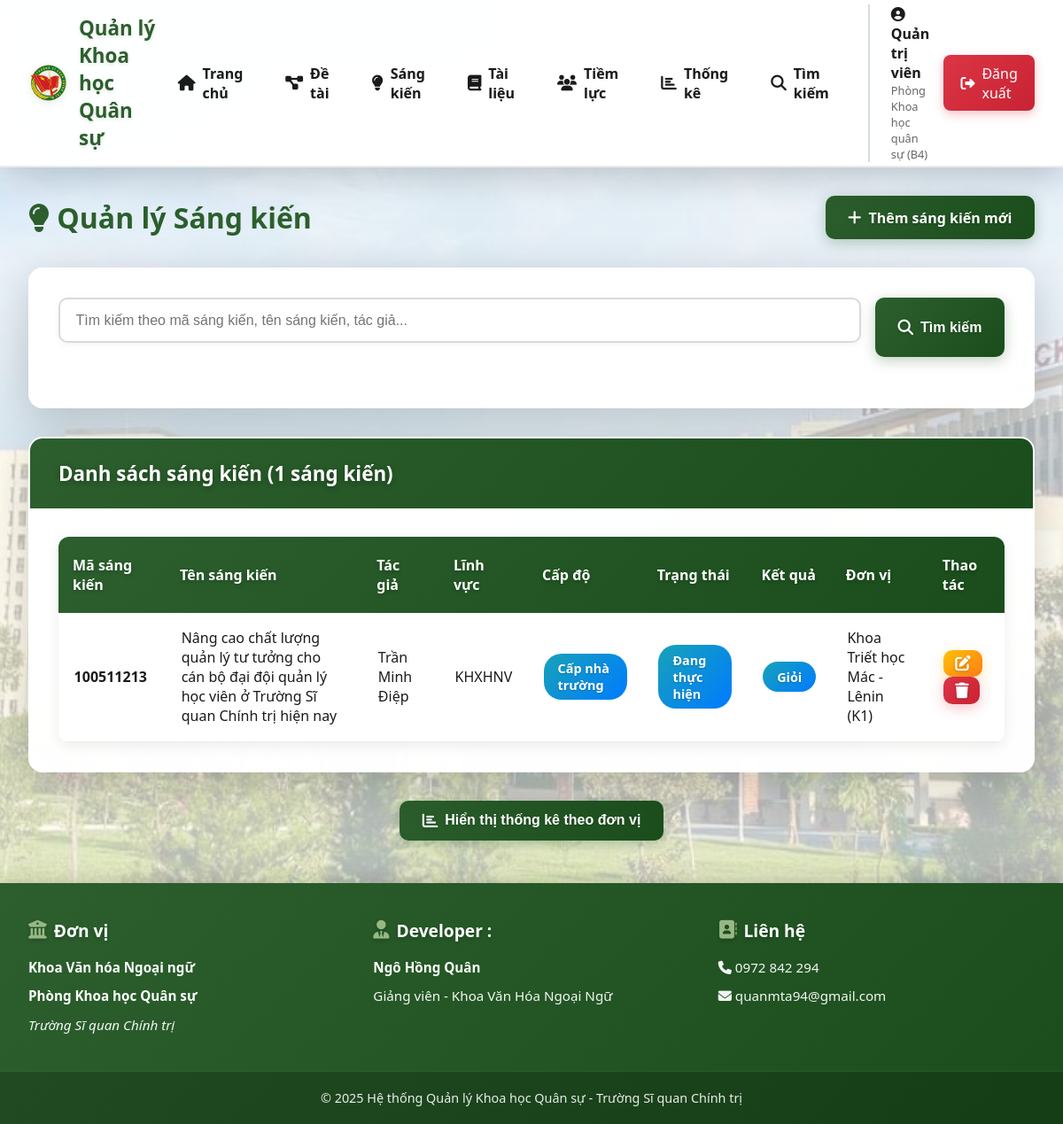
Before: /sangkien (signed in) with the older database file.
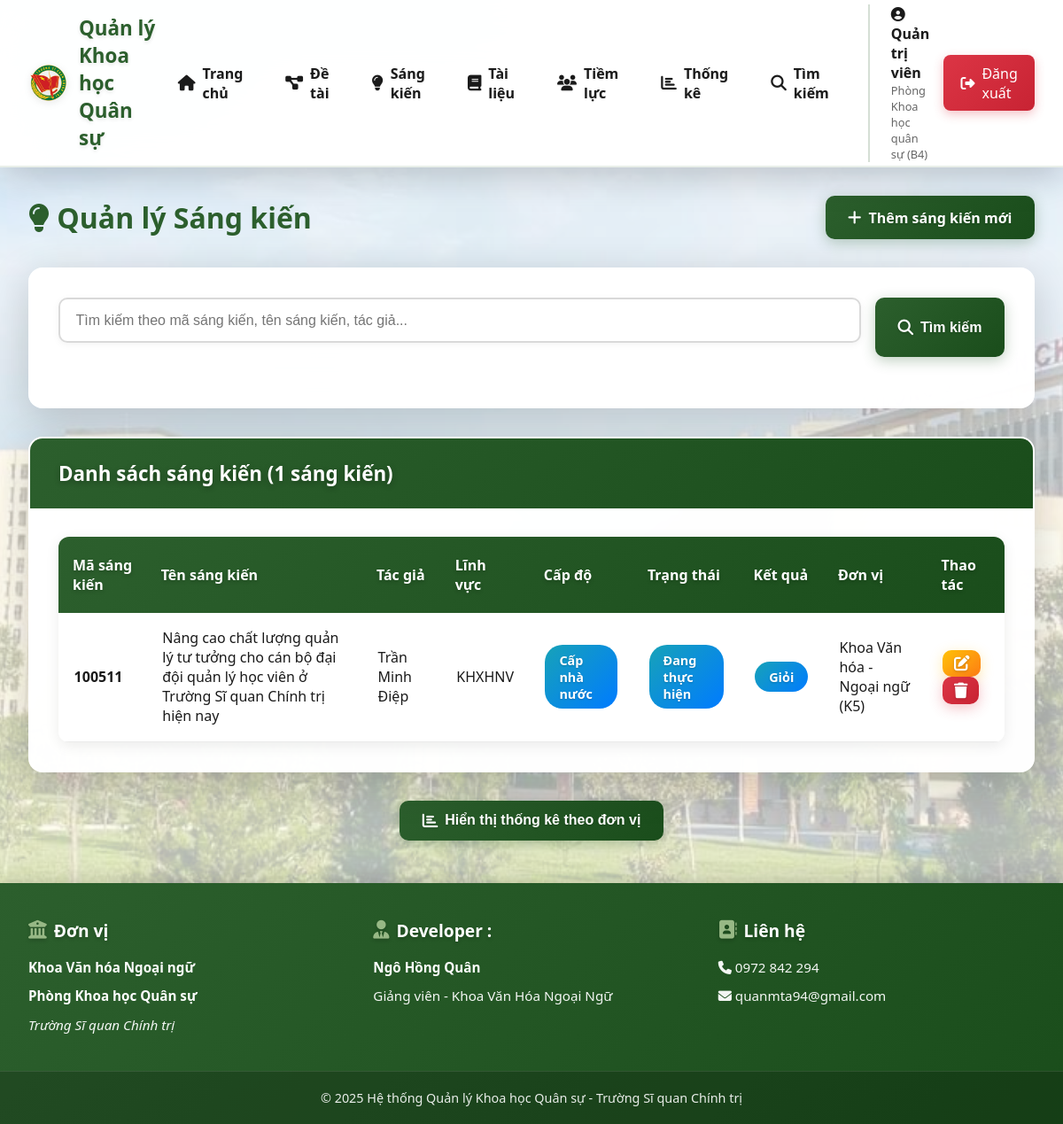
After: the same page with the newer database file.
### models/__init__.py (models this page shows)
class SangKien(db.Model):
    __tablename__ = 'sang_kien'
    id = db.Column(db.Integer, primary_key=True)
    ma_sang_kien = db.Column(db.String(50), unique=True, nullable=False)
    ten_sang_kien = db.Column(db.String(255), nullable=False)
    mo_ta = db.Column(db.Text)
    linh_vuc = db.Column(db.String(100))
    chu_nhiem = db.Column(db.String(120), nullable=False)
    don_vi = db.Column(db.String(120))
    cap_do = db.Column(db.String(50))  # Cấp nhà trường, Cấp bộ, Cấp nhà nước
    ngay_bat_dau = db.Column(db.Date)
    ngay_ket_thuc = db.Column(db.Date)
    trang_thai = db.Column(db.String(50), default='Đang thực hiện')
    ket_qua = db.Column(db.Text)
    file_word = db.Column(db.String(255))
    file_word_content = db.Column(db.Text)
    bien_ban_ban = db.Column(db.String(255))
    bien_ban_de_cuong = db.Column(db.String(255))
    bien_ban_nghiem_thu = db.Column(db.String(255))
    file_sau_sua = db.Column(db.String(255))
    created_by = db.Column(db.Integer, db.ForeignKey('users.id'))
    created_at = db.Column(db.DateTime, default=datetime.utcnow)
    updated_at = db.Column(db.DateTime, default=datetime.utcnow, onupdate=datetime.utcnow)
    creator = db.relationship('User', backref='sang_kien_created')
    ban_thanh_vien = db.relationship('BanSangKien', backref='sang_kien', lazy=True, cascade='all, delete-orphan')
    hoi_dong_de_cuong = db.relationship('HoiDongDeCuongSangKien', backref='sang_kien', lazy=True, cascade='all, delete-orphan')
    hoi_dong_nghiem_thu = db.relationship('HoiDongNghiemThuSangKien', backref='sang_kien', lazy=True, cascade='all, delete-orphan')

### routes/main.py (the view, shortened to what this page needs)
@main_bp.route('/sangkien')
@login_required
def sangkien_list():
    page = request.args.get('page', 1, type=int)
    per_page = 20
    search = request.args.get('search', '')
    query = SangKien.query
    if current_user.role != 'admin':
        query = query.filter_by(don_vi=current_user.don_vi)
    pagination = query.order_by(SangKien.created_at.desc()).paginate(
        page=page, per_page=per_page, error_out=False
    )
    stats_query = db.session.query(
        SangKien.don_vi,
        func.count(SangKien.id).label('total')
    )
    if current_user.role != 'admin':
        stats_query = stats_query.filter(SangKien.don_vi == current_user.don_vi)
    donvi_stats = stats_query.group_by(SangKien.don_vi).order_by(func.count(SangKien.id).desc()).all()
    donvi_stats = [{'don_vi': dv or 'Chưa xác định', 'total': total} for dv, total in donvi_stats]
    trangthai_stats = db.session.query(
        SangKien.trang_thai,
        func.count(SangKien.id).label('total')
    )
    if current_user.role != 'admin':
        trangthai_stats = trangthai_stats.filter(SangKien.don_vi == current_user.don_vi)
    trangthai_stats = trangthai_stats.group_by(SangKien.trang_thai).all()
    trangthai_stats = [{'trang_thai': tt or 'Chưa xác định', 'total': total} for tt, total in trangthai_stats]
    total_sangkien = sum(s['total'] for s in donvi_stats)
    return render_template('sangkien/list.html',
                         pagination=pagination,
                         search=search,
                         donvi_stats=donvi_stats,
                         trangthai_stats=trangthai_stats,
                         total_sangkien=total_sangkien)

### templates/sangkien/list.html (shortened to what the changed rows need)
{% extends "base.html" %}
{% block content %}
<div style="display: flex; justify-content: space-between; align-items: center; margin-bottom: 2rem;">
    <h1 style="color: var(--primary-color);">
        <i class="fas fa-lightbulb"></i> Quản lý Sáng kiến
    </h1>
</div>
<div class="card">
    <div class="card-body">
        {% if pagination.items %}
        <table class="table">
            <thead>
                <tr>
                    <th>Mã sáng kiến</th>
                    <th>Tên sáng kiến</th>
                    <th>Tác giả</th>
                    <th>Lĩnh vực</th>
                    <th>Cấp độ</th>
                    <th>Trạng thái</th>
                    <th>Kết quả</th>
                    <th>Đơn vị</th>
                    <th>Thao tác</th>
                </tr>
            </thead>
            <tbody>
                {% for sangkien in pagination.items %}
                <tr class="hoverable-row" {% if sangkien.mo_ta %}title="{{ sangkien.mo_ta }}"{% endif %}>
                    <td><strong>{{ sangkien.ma_sang_kien }}</strong></td>
                    <td>{{ sangkien.ten_sang_kien }}</td>
                    <td>{{ sangkien.chu_nhiem }}</td>
                    <td>{{ sangkien.linh_vuc or 'N/A' }}</td>
                    <td>
                        {% if sangkien.cap_do %}
                        <span class="badge badge-info">{{ sangkien.cap_do }}</span>
                        {% else %}
                        <span style="color: #999;">N/A</span>
                        {% endif %}
                    </td>
                    <td>
                        {% if sangkien.trang_thai == 'Hoàn thành' or sangkien.trang_thai == 'Đã công nhận' %}
                        <span class="badge badge-success">{{ sangkien.trang_thai }}</span>
                        {% elif sangkien.trang_thai == 'Đang thực hiện' %}
                        <span class="badge badge-info">{{ sangkien.trang_thai }}</span>
                        {% else %}
                        <span class="badge badge-warning">{{ sangkien.trang_thai }}</span>
                        {% endif %}
                    </td>
                    <td>
                        {% if sangkien.ket_qua %}
                        <span class="badge badge-{% if sangkien.ket_qua == 'Xuất sắc' %}success{% elif sangkien.ket_qua == 'Giỏi' %}info{% elif sangkien.ket_qua == 'Khá' %}warning{% else %}secondary{% endif %}">
                            {{ sangkien.ket_qua }}
                        </span>
                        {% else %}
                        <span style="color: #999;">Chưa có</span>
                        {% endif %}
                    </td>
                    <td>{{ sangkien.don_vi or 'N/A' }}</td>
                    <td>
                        {% if current_user.role == 'admin' or sangkien.don_vi == current_user.don_vi %}
                        <a href="{{ url_for('main.sangkien_edit', id=sangkien.id) }}" class="btn btn-warning" style="padding: 0.4rem 0.8rem;">
                            <i class="fas fa-edit"></i>
                        </a>
                        <a href="{{ url_for('main.sangkien_delete', id=sangkien.id) }}" class="btn btn-danger" style="padding: 0.4rem 0.8rem;" onclick="return confirm('Bạn có chắc chắn muốn xóa sáng kiến này?')">
                            <i class="fas fa-trash"></i>
                        </a>
                        {% else %}
                        <span class="badge badge-info" style="padding: 0.5rem 1rem;">
                            <i class="fas fa-eye"></i> Chỉ xem
                        </span>
                        {% endif %}
                    </td>
                </tr>
                {% endfor %}
            </tbody>
        </table>
        {% else %}
        <p style="text-align: center; color: #999; padding: 2rem;">Không tìm thấy sáng kiến nào.</p>
        {% endif %}
    </div>
</div>
{% endblock %}

Changed rows visible on the page:
changed SangKien "Trần Minh Điệp": ma_sang_kien "100511213" → "100511"; cap_do "Cấp nhà trường" → "Cấp nhà nước"; don_vi "Khoa Triết học Mác - Lênin (K1)" → "Khoa Văn hóa - Ngoại ngữ (K5)"
